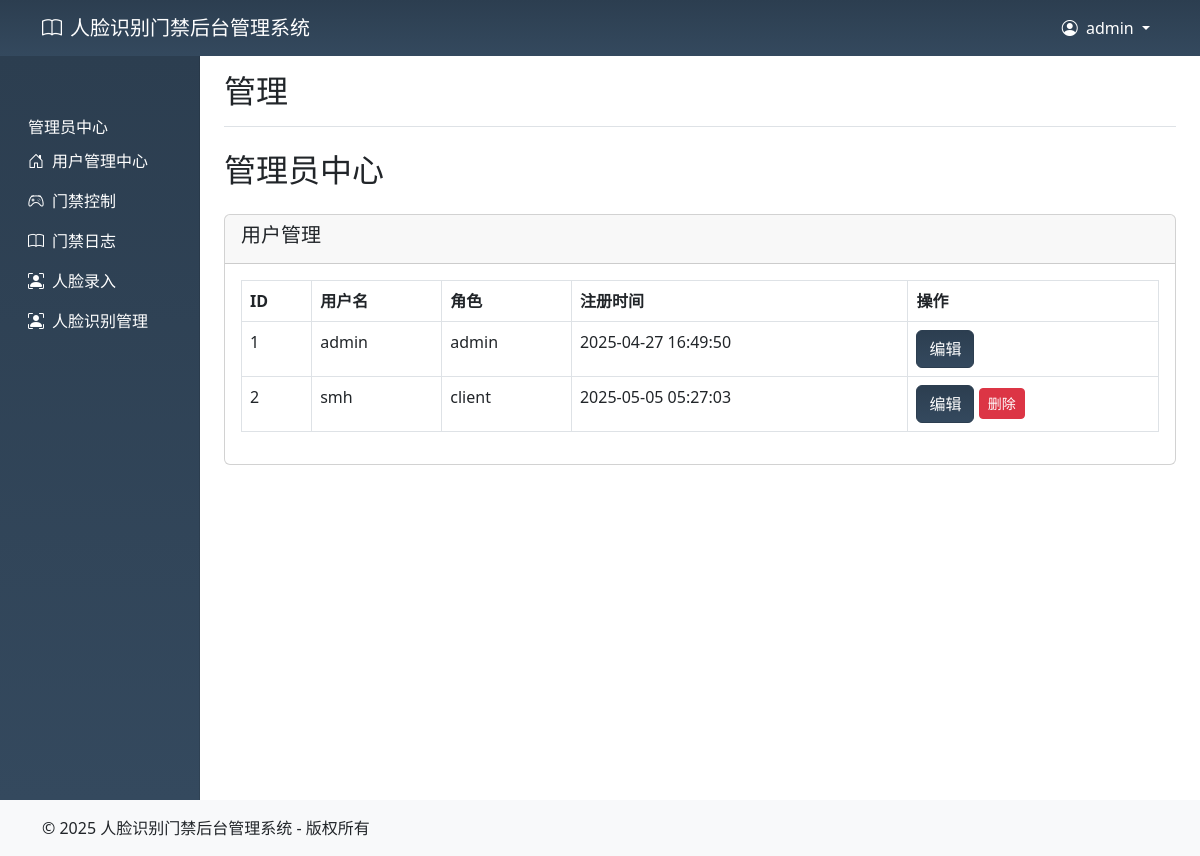
/face-recognize/admin/dashboard (signed in), run on an earlier commit of the app's database.
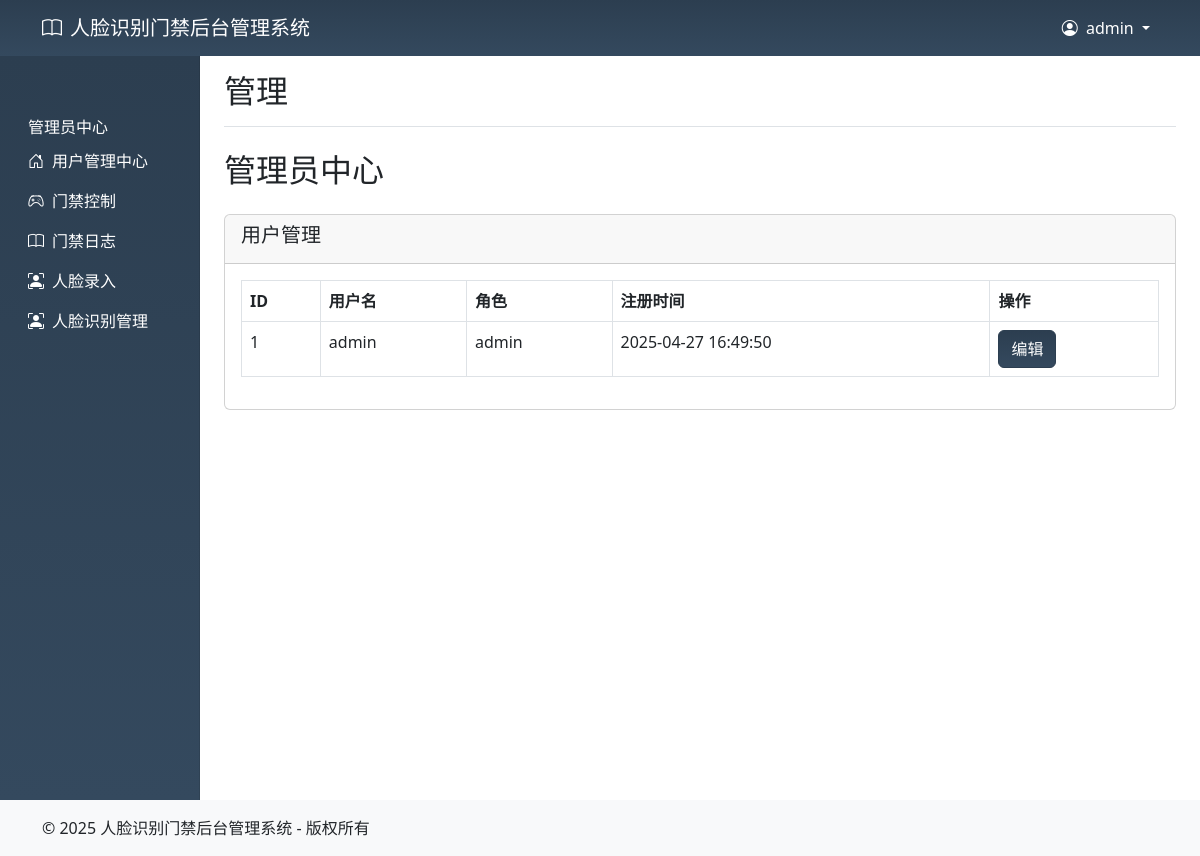
And on a later commit of the database.
### models.py (models this page shows, shortened)
class User(db.Model, UserMixin):
    __tablename__ = 'users'
    id = db.Column(db.Integer, primary_key=True)
    username = db.Column(db.String(80), unique=True, nullable=False)
    password_hash = db.Column(db.String(128), nullable=False)
    role = db.Column(db.String(20), nullable=False)  # 'client', 'admin'
    created_at = db.Column(db.DateTime, default=datetime.utcnow)
    client_info = db.relationship('ClientInfo', uselist=False, back_populates='user', cascade='all, delete-orphan')
    admin_info = db.relationship('AdminInfo', uselist=False, back_populates='user', cascade='all, delete-orphan')

### admin.py (the view)
@admin_bp.route('/face-recognize/admin/dashboard')
@login_required
def dashboard():
    if current_user.role != 'admin':
        flash('无权限访问!', 'danger')
        return redirect(url_for('auth.dashboard'))
    users = User.query.all()
    return render_template('admin/dashboard.html', users=users)

### app.py (called while the page is built)
def create_app():
    app = Flask(__name__, static_url_path='/face-recognize/static')
    app.config.from_object(Config)
    db.init_app(app)
    socketio = SocketIO(app, cors_allowed_origins="*")
    @app.route('/')
    def default():
        return redirect(url_for('auth.login'))
    login_manager = LoginManager(app)
    login_manager.login_view = 'auth.login'
    @login_manager.user_loader
    def load_user(user_id):
        return User.query.get(int(user_id))
    app.register_blueprint(auth_bp)
    app.register_blueprint(admin_bp)
    app.register_blueprint(client_bp)
    app.register_blueprint(face_bp)
    Config.init_app(app)
    with app.app_context():
        db.create_all()
    return app, socketio

### templates/admin/dashboard.html (shortened to what this page needs)
{% extends "base.html" %}
{% block content %}
<div class="container-fluid">
    <div class="row">
        {% if current_user.role == 'admin' %}
            {% include 'admin/sidebar.html' %}
        {% else %}
            {% include 'client/sidebar.html' %}
        {% endif %}
        <main class="col-md-9 ms-sm-auto col-lg-10 px-md-4">
            <div class="d-flex justify-content-between flex-wrap flex-md-nowrap align-items-center pt-3 pb-2 mb-3 border-bottom">
                <h1 class="h2">管理</h1>
            </div>
            <div class=" mt-4">
                <h2 class="mb-4">管理员中心</h2>
                <div class="card">
                    <div class="card-header">
                        <h5>用户管理</h5>
                    </div>
                    <div class="card-body">
                        <table class="table table-bordered">
                            <thead>
                                <tr>
                                    <th>ID</th>
                                    <th>用户名</th>
                                    <th>角色</th>
                                    <th>注册时间</th>
                                    <th>操作</th>
                                </tr>
                            </thead>
                            <tbody>
                                {% for user in users %}
                                <tr>
                                    <td>{{ user.id }}</td>
                                    <td>{{ user.username }}</td>
                                    <td>{{ user.role }}</td>
                                    <td>{{ user.created_at.strftime('%Y-%m-%d %H:%M:%S') }}</td>
                                    <td>
                                        <button class="btn btn-primary"
                                            onclick="openEditModal('{{ user.id }}', '{{ user.username }}', '{{ user.role }}')">
                                            编辑
                                        </button>
                                        {% if user.role != 'admin' %}
                                        <a href="{{ url_for('admin.delete_user', user_id=user.id) }}"
                                            class="btn btn-danger btn-sm" onclick="return confirm('确定删除该用户?')">删除</a>
                                        {% endif %}
                                    </td>
                                </tr>
                                {% else %}
                                <tr>
                                    <td colspan="5" class="text-center">暂无用户</td>
                                </tr>
                                {% endfor %}
                            </tbody>
                        </table>
                    </div>
                </div>
            </div>
        </main>
    </div>
</div>
{% endblock %}

### templates/base.html (shortened to what this page needs)
<!DOCTYPE html>
<html lang="zh-CN">
<head>
    <link href="https://cdn.jsdelivr.net/npm/bootstrap@5.3.0/dist/css/bootstrap.min.css" rel="stylesheet">
    <link rel="stylesheet" href="https://cdn.jsdelivr.net/npm/bootstrap-icons@1.11.0/font/bootstrap-icons.css">
</head>
<body>
    <nav class="navbar navbar-expand-lg navbar-dark bg-primary">
        <div class="container">
            <a class="navbar-brand" href="#">
                <i class="bi bi-book me-2"></i>人脸识别门禁后台管理系统
            </a>
            <div class="collapse navbar-collapse d-flex justify-content-between" id="navbarNav">
                {% if current_user.is_authenticated %}
                <div class="navbar-nav ms-auto">
                    <li class="nav-item dropdown">
                        <a class="nav-link dropdown-toggle" href="#" id="userDropdown" role="button"
                            data-bs-toggle="dropdown">
                            <i class="bi bi-person-circle me-1"></i>
                            {{ current_user.username }}
                        </a>
                    </li>
                </div>
                {% endif %}
            </div>
        </div>
    </nav>
    <div class="mb-0 mt-0">
        {% block content %}{% endblock %}
    </div>
    <footer class="bg-light mt-0 py-3">
        <div class="container">
            <div class="row">
                <div class="col-md-6">
                    <p class="mb-0">&copy; 2025 人脸识别门禁后台管理系统 - 版权所有</p>
                </div>
            </div>
        </div>
    </footer>
</body>
</html>

### templates/admin/sidebar.html
{% block content %}
<div class="col-md-3 col-lg-2 d-md-block bg-light sidebar collapse">
    <div class="position-sticky pt-3">
        <h6 class="sidebar-heading d-flex justify-content-between align-items-center px-3 mt-3 mb-1 text-muted">
            <span>管理员中心</span>
        </h6>
        <ul class="nav flex-column">
            <li class="nav-item">
                <a class="nav-link active" href="{{ url_for('admin.dashboard') }}">
                    <i class="bi bi-house-door me-2"></i>用户管理中心
                </a>
            </li>
            <li class="nav-item">
                <a class="nav-link active" href="{{ url_for('admin.visitor_control')}}">
                    <i class="bi bi-controller me-2"></i>门禁控制
                </a>
            </li>
            <li class="nav-item">
                <a class="nav-link" href="{{ url_for('admin.door_logs')}}">
                    <i class="bi bi-book me-2"></i>门禁日志
                </a>
            </li>
            <li class="nav-item">
                <a class="nav-link" href="{{ url_for('face.face_learning')}}">
                    <i class="bi bi-person-bounding-box me-2"></i>人脸录入
                </a>
            </li>
            <li class="nav-item">
                <a class="nav-link" href="{{ url_for('face.face_management')}}">
                    <i class="bi bi-person-bounding-box me-2"></i>人脸识别管理
                </a>
            </li>
        </ul>
    </div>
</div>
{% endblock %}

### templates/base.html (style rules this page uses)
.sidebar { min-height: calc(100vh - 56px); box-shadow: inset -1px 0 0 rgba(0, 0, 0, .1); }
.bg-primary { background: linear-gradient(180deg, #2c3e50 0%, #34495e 100%) !important; }
.btn-primary { background: linear-gradient(180deg, #2c3e50 0%, #34495e 100%) !important; border-color: #2c3e50 !important; }
.sidebar { background: linear-gradient(180deg, #2c3e50 0%, #34495e 100%) !important; padding-top: 30px; }
.nav-item, .nav-link, .sidebar-heading, .chat-header { color: white !important; }

What changed in the data, as far as the page shows it:
removed User: id "2", username "smh", role "client", created_at "2025-05-05 05:27:03"
